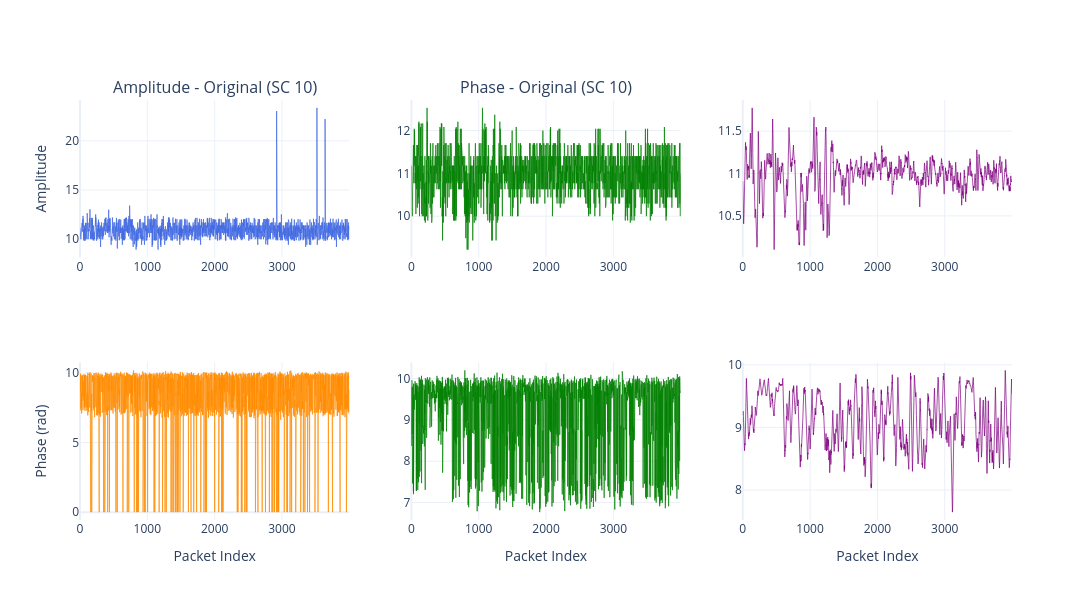

Here is the notebook cell this chart was saved with:
### Markdown cell above
# Visualization - Hampel vs Savitzky-Golay vs Final

### Code cell
import plotly.graph_objects as go
from plotly.subplots import make_subplots
import numpy as np

# Lấy dữ liệu từ dict cho subcarrier 10
ts_df = ts_all[SUBCARRIER_INDEX]

if ts_df.empty:
    raise ValueError("Time series dataframe trống, không thể vẽ")

packet_idx = np.arange(len(ts_df))

fig = make_subplots(rows=2, cols=3,
                    subplot_titles=[
                        f"Amplitude - Original (SC {SUBCARRIER_INDEX})",
                        f"Phase - Original (SC {SUBCARRIER_INDEX})",
                    ])

# Row 1: Amplitude
fig.add_trace(go.Scatter(x=packet_idx, y=ts_df['amp'], mode='lines',
                          line=dict(color='royalblue', width=1), opacity=0.7,
                          showlegend=False), row=1, col=1)
fig.add_trace(go.Scatter(x=packet_idx, y=ts_df['amp_hampel'], mode='lines',
                          line=dict(color='green', width=1), opacity=0.7,
                          showlegend=False), row=1, col=2)
fig.add_trace(go.Scatter(x=packet_idx, y=ts_df['amp_sg'], mode='lines',
                          line=dict(color='purple', width=1), opacity=0.7,
                          showlegend=False), row=1, col=3)

# Row 2: Phase
fig.add_trace(go.Scatter(x=packet_idx, y=ts_df['phase'], mode='lines',
                          line=dict(color='darkorange', width=1), opacity=0.7,
                          showlegend=False), row=2, col=1)
fig.add_trace(go.Scatter(x=packet_idx, y=ts_df['phase_hampel'], mode='lines',
                          line=dict(color='green', width=1), opacity=0.7,
                          showlegend=False), row=2, col=2)
fig.add_trace(go.Scatter(x=packet_idx, y=ts_df['phase_sg'], mode='lines',
                          line=dict(color='purple', width=1), opacity=0.7,
                          showlegend=False), row=2, col=3)

fig.update_yaxes(title_text="Amplitude", row=1, col=1)
fig.update_yaxes(title_text="Phase (rad)", row=2, col=1)
fig.update_xaxes(title_text="Packet Index", row=2, col=1)
fig.update_xaxes(title_text="Packet Index", row=2, col=2)
fig.update_xaxes(title_text="Packet Index", row=2, col=3)
fig.update_layout(height=600, width=1600, showlegend=False,
                  template='plotly_white')
fig.show()

### Figure 1 — Plotly figure (JSON) as saved in the notebook; plotly's stock layout.template omitted (floating-point values rounded to 4 significant figures; data arrays with more than 128 entries replaced by an {"elided": "..."} marker saying what was removed)
{"data": [{"line": {"color": "royalblue", "width": 1}, "mode": "lines", "opacity": 0.7, "showlegend": false, "type": "scatter", "x": {"elided": "4000 int values"}, "xaxis": "x", "y": {"elided": "4000 float values"}, "yaxis": "y"}, {"line": {"color": "green", "width": 1}, "mode": "lines", "opacity": 0.7, "showlegend": false, "type": "scatter", "x": {"elided": "4000 int values"}, "xaxis": "x2", "y": {"elided": "4000 float values"}, "yaxis": "y2"}, {"line": {"color": "purple", "width": 1}, "mode": "lines", "opacity": 0.7, "showlegend": false, "type": "scatter", "x": {"elided": "4000 int values"}, "xaxis": "x3", "y": {"elided": "4000 float values"}, "yaxis": "y3"}, {"line": {"color": "darkorange", "width": 1}, "mode": "lines", "opacity": 0.7, "showlegend": false, "type": "scatter", "x": {"elided": "4000 int values"}, "xaxis": "x4", "y": {"elided": "4000 float values"}, "yaxis": "y4"}, {"line": {"color": "green", "width": 1}, "mode": "lines", "opacity": 0.7, "showlegend": false, "type": "scatter", "x": {"elided": "4000 int values"}, "xaxis": "x5", "y": {"elided": "4000 float values"}, "yaxis": "y5"}, {"line": {"color": "purple", "width": 1}, "mode": "lines", "opacity": 0.7, "showlegend": false, "type": "scatter", "x": {"elided": "4000 int values"}, "xaxis": "x6", "y": {"elided": "4000 float values"}, "yaxis": "y6"}], "layout": {"annotations": [{"font": {"size": 16}, "showarrow": false, "text": "Amplitude - Original (SC 10)", "x": 0.1444, "xanchor": "center", "xref": "paper", "y": 1, "yanchor": "bottom", "yref": "paper"}, {"font": {"size": 16}, "showarrow": false, "text": "Phase - Original (SC 10)", "x": 0.5, "xanchor": "center", "xref": "paper", "y": 1, "yanchor": "bottom", "yref": "paper"}], "height": 600, "showlegend": false, "width": 1600, "xaxis": {"anchor": "y", "domain": [0, 0.2889]}, "xaxis2": {"anchor": "y2", "domain": [0.3556, 0.6444]}, "xaxis3": {"anchor": "y3", "domain": [0.7111, 1]}, "xaxis4": {"anchor": "y4", "domain": [0, 0.2889], "title": {"text": "Packet Index"}}, "xaxis5": {"anchor": "y5", "domain": [0.3556, 0.6444], "title": {"text": "Packet Index"}}, "xaxis6": {"anchor": "y6", "domain": [0.7111, 1], "title": {"text": "Packet Index"}}, "yaxis": {"anchor": "x", "domain": [0.625, 1], "title": {"text": "Amplitude"}}, "yaxis2": {"anchor": "x2", "domain": [0.625, 1]}, "yaxis3": {"anchor": "x3", "domain": [0.625, 1]}, "yaxis4": {"anchor": "x4", "domain": [0, 0.375], "title": {"text": "Phase (rad)"}}, "yaxis5": {"anchor": "x5", "domain": [0, 0.375]}, "yaxis6": {"anchor": "x6", "domain": [0, 0.375]}}}
